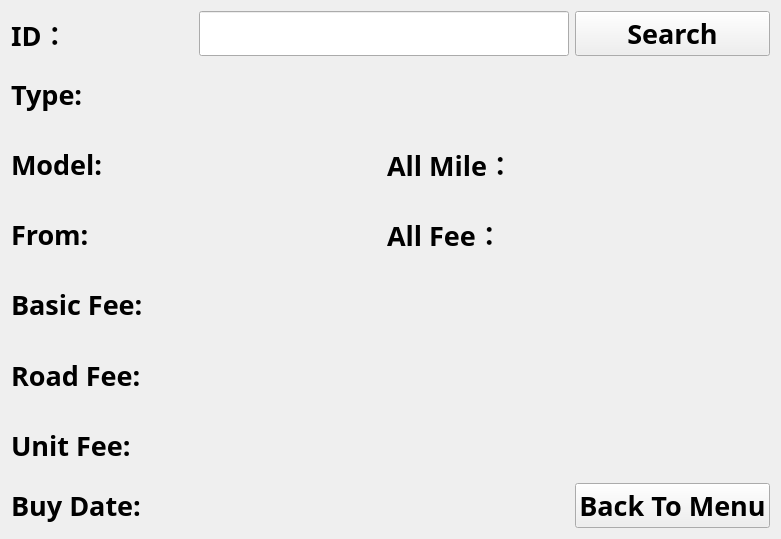
<?xml version="1.0" encoding="UTF-8"?>
<ui version="4.0">
 <class>selectWidget</class>
 <widget class="QWidget" name="selectWidget">
  <property name="geometry">
   <rect>
    <x>0</x>
    <y>0</y>
    <width>781</width>
    <height>539</height>
   </rect>
  </property>
  <property name="windowTitle">
   <string>Form</string>
  </property>
  <layout class="QGridLayout" name="gridLayout">
   <item row="4" column="1">
    <widget class="QLabel" name="showBasicFeelabel">
     <property name="font">
      <font>
       <family>HarmonyOS Sans SC</family>
       <pointsize>20</pointsize>
      </font>
     </property>
     <property name="text">
      <string/>
     </property>
    </widget>
   </item>
   <item row="0" column="3">
    <widget class="QPushButton" name="selectButton">
     <property name="font">
      <font>
       <family>HarmonyOS Sans SC</family>
       <pointsize>20</pointsize>
       <weight>75</weight>
       <bold>true</bold>
      </font>
     </property>
     <property name="cursor">
      <cursorShape>PointingHandCursor</cursorShape>
     </property>
     <property name="text">
      <string>Search</string>
     </property>
    </widget>
   </item>
   <item row="2" column="1">
    <widget class="QLabel" name="showModelLabel">
     <property name="font">
      <font>
       <family>HarmonyOS Sans SC</family>
       <pointsize>20</pointsize>
      </font>
     </property>
     <property name="text">
      <string/>
     </property>
    </widget>
   </item>
   <item row="7" column="3">
    <widget class="QPushButton" name="returnButton">
     <property name="font">
      <font>
       <family>HarmonyOS Sans SC</family>
       <pointsize>20</pointsize>
       <weight>75</weight>
       <bold>true</bold>
      </font>
     </property>
     <property name="cursor">
      <cursorShape>PointingHandCursor</cursorShape>
     </property>
     <property name="text">
      <string>Back To Menu</string>
     </property>
    </widget>
   </item>
   <item row="3" column="2">
    <widget class="QLabel" name="label_9">
     <property name="font">
      <font>
       <family>HarmonyOS Sans SC</family>
       <pointsize>20</pointsize>
       <weight>75</weight>
       <bold>true</bold>
      </font>
     </property>
     <property name="text">
      <string>All Fee：</string>
     </property>
    </widget>
   </item>
   <item row="7" column="0">
    <widget class="QLabel" name="label_8">
     <property name="font">
      <font>
       <family>HarmonyOS Sans SC</family>
       <pointsize>20</pointsize>
       <weight>75</weight>
       <bold>true</bold>
      </font>
     </property>
     <property name="text">
      <string>Buy Date:</string>
     </property>
    </widget>
   </item>
   <item row="1" column="1">
    <widget class="QLabel" name="showTypeLabel">
     <property name="font">
      <font>
       <family>HarmonyOS Sans SC</family>
       <pointsize>20</pointsize>
      </font>
     </property>
     <property name="text">
      <string/>
     </property>
    </widget>
   </item>
   <item row="2" column="2">
    <widget class="QLabel" name="label_7">
     <property name="font">
      <font>
       <family>HarmonyOS Sans SC</family>
       <pointsize>20</pointsize>
       <weight>75</weight>
       <bold>true</bold>
      </font>
     </property>
     <property name="text">
      <string>All Mile：</string>
     </property>
    </widget>
   </item>
   <item row="0" column="1" colspan="2">
    <widget class="QLineEdit" name="idEdit">
     <property name="font">
      <font>
       <family>HarmonyOS Sans SC</family>
       <pointsize>20</pointsize>
       <weight>50</weight>
       <bold>false</bold>
      </font>
     </property>
     <property name="maxLength">
      <number>9</number>
     </property>
    </widget>
   </item>
   <item row="3" column="0">
    <widget class="QLabel" name="label_3">
     <property name="font">
      <font>
       <family>HarmonyOS Sans SC</family>
       <pointsize>20</pointsize>
       <weight>75</weight>
       <bold>true</bold>
      </font>
     </property>
     <property name="text">
      <string>From:</string>
     </property>
    </widget>
   </item>
   <item row="2" column="0">
    <widget class="QLabel" name="label_11">
     <property name="font">
      <font>
       <family>HarmonyOS Sans SC</family>
       <pointsize>20</pointsize>
       <weight>75</weight>
       <bold>true</bold>
      </font>
     </property>
     <property name="text">
      <string>Model:</string>
     </property>
    </widget>
   </item>
   <item row="1" column="0">
    <widget class="QLabel" name="label_2">
     <property name="font">
      <font>
       <family>HarmonyOS Sans SC</family>
       <pointsize>20</pointsize>
       <weight>75</weight>
       <bold>true</bold>
      </font>
     </property>
     <property name="text">
      <string>Type:</string>
     </property>
    </widget>
   </item>
   <item row="0" column="0">
    <widget class="QLabel" name="label">
     <property name="font">
      <font>
       <family>HarmonyOS Sans SC</family>
       <pointsize>20</pointsize>
       <weight>75</weight>
       <bold>true</bold>
      </font>
     </property>
     <property name="text">
      <string>ID：</string>
     </property>
    </widget>
   </item>
   <item row="5" column="1">
    <widget class="QLabel" name="showRoadFeeLabel">
     <property name="font">
      <font>
       <family>HarmonyOS Sans SC</family>
       <pointsize>20</pointsize>
      </font>
     </property>
     <property name="text">
      <string/>
     </property>
    </widget>
   </item>
   <item row="6" column="0">
    <widget class="QLabel" name="label_6">
     <property name="font">
      <font>
       <family>HarmonyOS Sans SC</family>
       <pointsize>20</pointsize>
       <weight>75</weight>
       <bold>true</bold>
      </font>
     </property>
     <property name="text">
      <string>Unit Fee:</string>
     </property>
    </widget>
   </item>
   <item row="7" column="1">
    <widget class="QLabel" name="showDateLabel">
     <property name="font">
      <font>
       <family>HarmonyOS Sans SC</family>
       <pointsize>20</pointsize>
      </font>
     </property>
     <property name="text">
      <string/>
     </property>
    </widget>
   </item>
   <item row="3" column="1">
    <widget class="QLabel" name="showFromLabel">
     <property name="font">
      <font>
       <family>HarmonyOS Sans SC</family>
       <pointsize>20</pointsize>
      </font>
     </property>
     <property name="text">
      <string/>
     </property>
    </widget>
   </item>
   <item row="4" column="0">
    <widget class="QLabel" name="label_4">
     <property name="font">
      <font>
       <family>HarmonyOS Sans SC</family>
       <pointsize>20</pointsize>
       <weight>75</weight>
       <bold>true</bold>
      </font>
     </property>
     <property name="text">
      <string>Basic Fee:</string>
     </property>
    </widget>
   </item>
   <item row="5" column="0">
    <widget class="QLabel" name="label_5">
     <property name="font">
      <font>
       <family>HarmonyOS Sans SC</family>
       <pointsize>20</pointsize>
       <weight>75</weight>
       <bold>true</bold>
      </font>
     </property>
     <property name="text">
      <string>Road Fee:</string>
     </property>
    </widget>
   </item>
   <item row="2" column="3">
    <widget class="QLabel" name="showMileAllLabel">
     <property name="font">
      <font>
       <family>HarmonyOS Sans SC</family>
       <pointsize>20</pointsize>
      </font>
     </property>
     <property name="text">
      <string/>
     </property>
    </widget>
   </item>
   <item row="3" column="3">
    <widget class="QLabel" name="showAllFeeLabel">
     <property name="font">
      <font>
       <family>HarmonyOS Sans SC</family>
       <pointsize>20</pointsize>
      </font>
     </property>
     <property name="text">
      <string/>
     </property>
    </widget>
   </item>
   <item row="6" column="1">
    <widget class="QLabel" name="showMileUnitLabel">
     <property name="font">
      <font>
       <family>HarmonyOS Sans SC</family>
       <pointsize>20</pointsize>
      </font>
     </property>
     <property name="text">
      <string/>
     </property>
    </widget>
   </item>
  </layout>
 </widget>
 <resources/>
 <connections/>
</ui>
